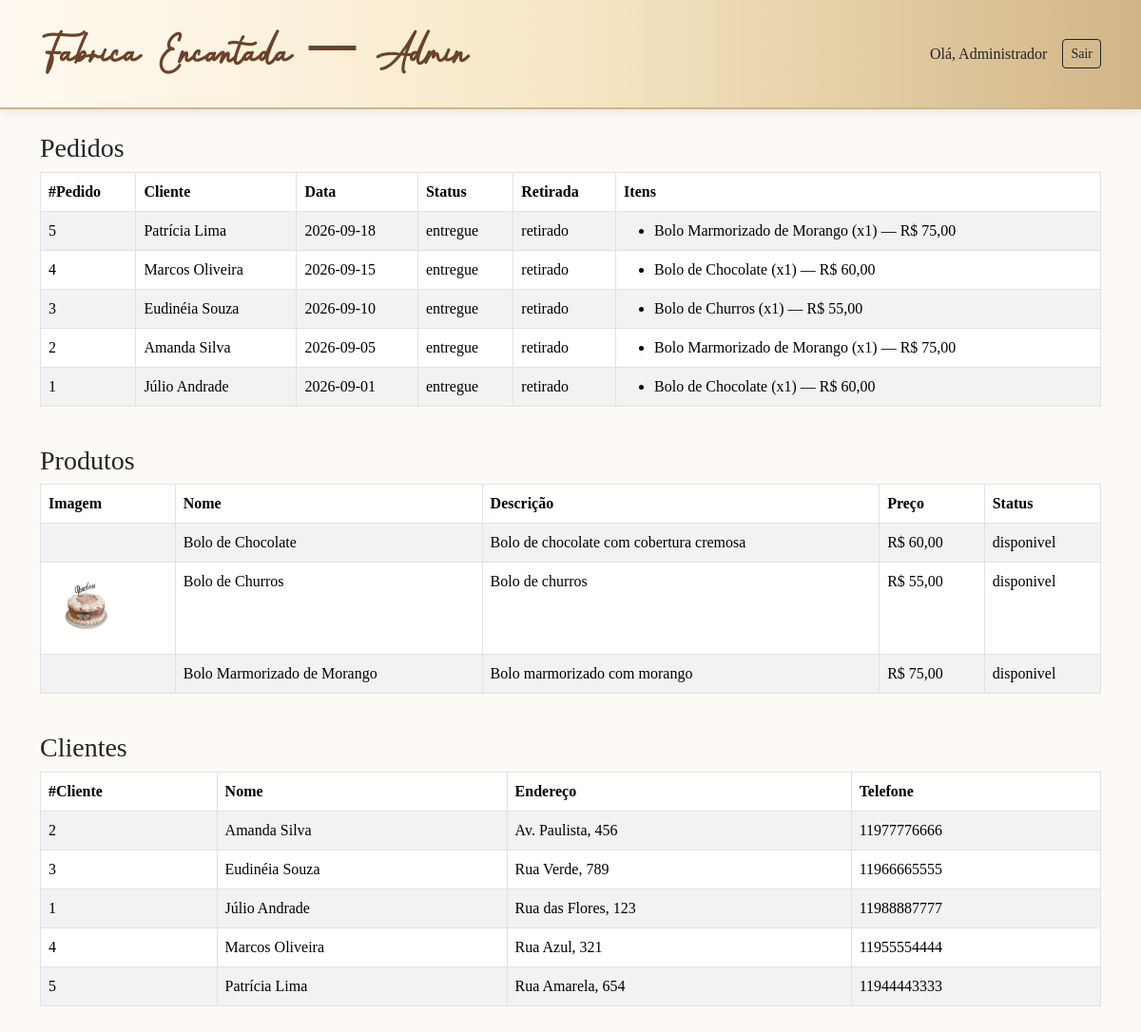
Screenshot of /pages/painel_admin.php (signed in) with the database file from the repository.
### tables this page shows
CREATE TABLE PEDIDOS (
  idPEDIDOS INTEGER UNSIGNED NOT NULL AUTO_INCREMENT,
  CLIENTES_idCLIENTES INTEGER UNSIGNED NOT NULL,
  data_PEDIDOS VARCHAR(11) NULL,
  status_PEDIDOS VARCHAR(20) NULL,
  retirada_PEDIDOS VARCHAR(45) NULL,
  PRIMARY KEY (idPEDIDOS, CLIENTES_idCLIENTES),
  INDEX PEDIDOS_FKIndex2 (CLIENTES_idCLIENTES),
  FOREIGN KEY (CLIENTES_idCLIENTES)
    REFERENCES CLIENTES (idCLIENTES)
    ON DELETE NO ACTION
    ON UPDATE NO ACTION
);

CREATE TABLE CLIENTES (
  idCLIENTES INTEGER UNSIGNED NOT NULL AUTO_INCREMENT,
  nome_Clientes VARCHAR(50) NOT NULL,
  endereco_Clientes VARCHAR(45) NULL,
  telefone_Clientes VARCHAR(11) NULL,
  senha_Clientes VARCHAR(255) NOT NULL,
  PRIMARY KEY (idCLIENTES)
);

CREATE TABLE ITENS_PEDIDOS (
  PEDIDOS_idPEDIDOS INTEGER UNSIGNED NOT NULL,
  PRODUTOS_idPRODUTOS INTEGER UNSIGNED NOT NULL,
  PEDIDOS_CLIENTES_idCLIENTES INTEGER UNSIGNED NOT NULL,
  quantidade_PRODUTOS INTEGER UNSIGNED NULL,
  PRIMARY KEY (PEDIDOS_idPEDIDOS, PRODUTOS_idPRODUTOS, PEDIDOS_CLIENTES_idCLIENTES),
  INDEX PEDIDOS_has_PRODUTOS_FKIndex1 (PEDIDOS_idPEDIDOS, PEDIDOS_CLIENTES_idCLIENTES),
  INDEX PEDIDOS_has_PRODUTOS_FKIndex2 (PRODUTOS_idPRODUTOS),
  FOREIGN KEY (PEDIDOS_idPEDIDOS, PEDIDOS_CLIENTES_idCLIENTES)
    REFERENCES PEDIDOS (idPEDIDOS, CLIENTES_idCLIENTES)
    ON DELETE NO ACTION
    ON UPDATE NO ACTION,
  FOREIGN KEY (PRODUTOS_idPRODUTOS)
    REFERENCES PRODUTOS (idPRODUTOS)
    ON DELETE NO ACTION
    ON UPDATE NO ACTION
);

CREATE TABLE PRODUTOS (
  idPRODUTOS INTEGER UNSIGNED NOT NULL AUTO_INCREMENT,
  IMAGENS_idIMAGENS INTEGER UNSIGNED NOT NULL,
  nome_PRODUTOS VARCHAR(100) NULL,
  descricao_PRODUTOS VARCHAR(255) NULL,
  preco_PRODUTOS INTEGER UNSIGNED NULL,
  status_PRODUTOS VARCHAR(13) NULL,
  foto_PRODUTOS VARCHAR(255) NULL,
  PRIMARY KEY (idPRODUTOS),
  INDEX PRODUTOS_FKIndex1 (IMAGENS_idIMAGENS),
  FOREIGN KEY (IMAGENS_idIMAGENS)
    REFERENCES IMAGENS (idIMAGENS)
    ON DELETE NO ACTION
    ON UPDATE NO ACTION
);

CREATE TABLE IMAGENS (
  idIMAGENS INTEGER UNSIGNED NOT NULL AUTO_INCREMENT,
  url_IMAGENS VARCHAR(255) NULL,
  PRIMARY KEY (idIMAGENS)
);

### form/consultas_admin.php (called while the page is built, shortened)
<?php
function listarPedidos(mysqli $mysqli): array
{
    $sql = "SELECT
                p.idPEDIDOS,
                p.CLIENTES_idCLIENTES,
                p.data_PEDIDOS,
                p.status_PEDIDOS,
                p.retirada_PEDIDOS,
                c.nome_Clientes
            FROM PEDIDOS p
            JOIN CLIENTES c ON c.idCLIENTES = p.CLIENTES_idCLIENTES
            ORDER BY p.data_PEDIDOS DESC, p.idPEDIDOS DESC";
    $res = $mysqli->query($sql);
    return $res ? $res->fetch_all(MYSQLI_ASSOC) : [];
}
function listarItensDoPedido(mysqli $mysqli, int $idPedido, int $idCliente): array
{
    $sql = "SELECT
                ip.PRODUTOS_idPRODUTOS,
                ip.quantidade_PRODUTOS,
                pr.nome_PRODUTOS,
                pr.preco_PRODUTOS
            FROM ITENS_PEDIDOS ip
            JOIN PRODUTOS pr ON pr.idPRODUTOS = ip.PRODUTOS_idPRODUTOS
            WHERE ip.PEDIDOS_idPEDIDOS = ?
              AND ip.PEDIDOS_CLIENTES_idCLIENTES = ?";
    $stmt = $mysqli->prepare($sql);
    $stmt->bind_param('ii', $idPedido, $idCliente);
    $stmt->execute();
    $res = $stmt->get_result();
    $itens = $res ? $res->fetch_all(MYSQLI_ASSOC) : [];
    return $itens;
}
function listarProdutos(mysqli $mysqli): array
{
    $sql = "SELECT
                pr.idPRODUTOS,
                pr.nome_PRODUTOS,
                pr.descricao_PRODUTOS,
                pr.preco_PRODUTOS,
                pr.status_PRODUTOS,
                i.url_IMAGENS
            FROM PRODUTOS pr
            JOIN IMAGENS i ON i.idIMAGENS = pr.IMAGENS_idIMAGENS
            ORDER BY pr.nome_PRODUTOS";
    $res = $mysqli->query($sql);
    return $res ? $res->fetch_all(MYSQLI_ASSOC) : [];
}
function listarClientes(mysqli $mysqli): array
{
    $sql = "SELECT
                idCLIENTES,
                nome_Clientes,
                endereco_Clientes,
                telefone_Clientes
            FROM CLIENTES
            ORDER BY nome_Clientes";
    $res = $mysqli->query($sql);
    return $res ? $res->fetch_all(MYSQLI_ASSOC) : [];
}

### pages/painel_admin.php (the view, shortened to what this page needs)
<?php
require_once __DIR__ . '/../form/avaliacoes.php';
require_once __DIR__ . '/../form/consultas_admin.php';
$mysqli = conectar();
$pedidos  = listarPedidos($mysqli);
$produtos = listarProdutos($mysqli);
$clientes = listarClientes($mysqli);
?>
<!doctype html>
<html lang="pt-br">
  <head>
    <link href="https://cdn.jsdelivr.net/npm/bootstrap@5.3.8/dist/css/bootstrap.min.css" rel="stylesheet">
    <link rel="stylesheet" href="../css/stylehome.css">
  </head>
  <body>
    <nav class="navbar navbar-expand-lg nav-premium">
      <div class="container">
        <a class="navbar-brand nome-empresa" href="home.html">Fábrica Encantada — Admin</a>
        <div class="ms-auto d-flex align-items-center gap-3">
          <span class="text-dark">Olá, <?= htmlspecialchars($_SESSION['usuario_nome'] ?? 'Administrador') ?></span>
          <a class="btn btn-sm btn-outline-dark" href="logout.php">Sair</a>
        </div>
      </div>
    </nav>
    <br/>
    <div class="container">
      <h3>Pedidos</h3>
      <table class="table table-striped table-bordered">
        <thead>
          <tr>
            <th>#Pedido</th>
            <th>Cliente</th>
            <th>Data</th>
            <th>Status</th>
            <th>Retirada</th>
            <th>Itens</th>
          </tr>
        </thead>
        <tbody>
          <?php if (count($pedidos) === 0): ?>
            <tr><td colspan="6" class="text-center">Nenhum pedido cadastrado.</td></tr>
          <?php else: ?>
            <?php foreach ($pedidos as $pedido): ?>
              <?php $itens = listarItensDoPedido($mysqli, (int) $pedido['idPEDIDOS'], (int) $pedido['CLIENTES_idCLIENTES']); ?>
              <tr>
                <td><?= (int) $pedido['idPEDIDOS'] ?></td>
                <td><?= htmlspecialchars($pedido['nome_Clientes']) ?></td>
                <td><?= htmlspecialchars($pedido['data_PEDIDOS']) ?></td>
                <td><?= htmlspecialchars($pedido['status_PEDIDOS']) ?></td>
                <td><?= htmlspecialchars($pedido['retirada_PEDIDOS']) ?></td>
                <td>
                  <ul class="mb-0">
                    <?php foreach ($itens as $item): ?>
                      <li>
                        <?= htmlspecialchars($item['nome_PRODUTOS']) ?>
                        (x<?= (int) $item['quantidade_PRODUTOS'] ?>)
                        — R$ <?= number_format((float) $item['preco_PRODUTOS'], 2, ',', '.') ?>
                      </li>
                    <?php endforeach; ?>
                  </ul>
                </td>
              </tr>
            <?php endforeach; ?>
          <?php endif; ?>
        </tbody>
      </table>
      <br/>
      <h3>Produtos</h3>
      <table class="table table-striped table-bordered">
        <thead>
          <tr>
            <th>Imagem</th>
            <th>Nome</th>
            <th>Descrição</th>
            <th>Preço</th>
            <th>Status</th>
          </tr>
        </thead>
        <tbody>
          <?php if (count($produtos) === 0): ?>
            <tr><td colspan="5" class="text-center">Nenhum produto cadastrado.</td></tr>
          <?php else: ?>
            <?php foreach ($produtos as $produto): ?>
              <tr>
                <td><?php $img = basename((string) $produto['url_IMAGENS']); ?><img src="../img/<?= htmlspecialchars($img) ?>" alt="" style="max-width:80px;"></td>
                <td><?= htmlspecialchars($produto['nome_PRODUTOS']) ?></td>
                <td><?= htmlspecialchars($produto['descricao_PRODUTOS']) ?></td>
                <td>R$ <?= number_format((float) $produto['preco_PRODUTOS'], 2, ',', '.') ?></td>
                <td><?= htmlspecialchars($produto['status_PRODUTOS']) ?></td>
              </tr>
            <?php endforeach; ?>
          <?php endif; ?>
        </tbody>
      </table>
      <br/>
      <h3>Clientes</h3>
      <table class="table table-striped table-bordered">
        <thead>
          <tr>
            <th>#Cliente</th>
            <th>Nome</th>
            <th>Endereço</th>
            <th>Telefone</th>
          </tr>
        </thead>
        <tbody>
          <?php if (count($clientes) === 0): ?>
            <tr><td colspan="4" class="text-center">Nenhum cliente cadastrado.</td></tr>
          <?php else: ?>
            <?php foreach ($clientes as $cliente): ?>
              <tr>
                <td><?= (int) $cliente['idCLIENTES'] ?></td>
                <td><?= htmlspecialchars($cliente['nome_Clientes']) ?></td>
                <td><?= htmlspecialchars($cliente['endereco_Clientes'] ?? '') ?></td>
                <td><?= htmlspecialchars($cliente['telefone_Clientes'] ?? '') ?></td>
              </tr>
            <?php endforeach; ?>
          <?php endif; ?>
        </tbody>
      </table>
    </div>
    <br/><br/>
  </body>
</html>

### css/stylehome.css (style rules this page uses)
.nav-premium { background: linear-gradient( 90deg, #fffaf1 0%, #f7e7c6 50%, #d1b586 100% ); border-bottom: 2px solid #d1b586; box-shadow: 0 4px 10px rgba(0,0,0,0.08); padding: 14px 30px; }
.nav-premium .navbar-brand { color: #6b4328; font-weight: 700; text-shadow: 0 1px 2px rgba(255,255,255,0.20); }
.navbar { background-color: #d1b586; }
body { background-color: #fdfaf5; font-family: 'Times New Roman', Times, serif; }
.nome-empresa { font-size: 50px; font-family: 'Brittany', sans-serif; color: #fffaf1; }

### rows the page displays
pedidos: idPEDIDOS "5", CLIENTES_idCLIENTES.nome_Clientes "Patrícia Lima", data_PEDIDOS "2026-09-18", status_PEDIDOS "entregue", retirada_PEDIDOS "retirado"
itens_pedidos: PRODUTOS_idPRODUTOS.nome_PRODUTOS "Bolo Marmorizado de Morango", quantidade_PRODUTOS "1", PRODUTOS_idPRODUTOS.preco_PRODUTOS "75,00"
pedidos: idPEDIDOS "4", CLIENTES_idCLIENTES.nome_Clientes "Marcos Oliveira", data_PEDIDOS "2026-09-15", status_PEDIDOS "entregue", retirada_PEDIDOS "retirado"
itens_pedidos: PRODUTOS_idPRODUTOS.nome_PRODUTOS "Bolo de Chocolate", quantidade_PRODUTOS "1", PRODUTOS_idPRODUTOS.preco_PRODUTOS "60,00"
pedidos: idPEDIDOS "3", CLIENTES_idCLIENTES.nome_Clientes "Eudinéia Souza", data_PEDIDOS "2026-09-10", status_PEDIDOS "entregue", retirada_PEDIDOS "retirado"
itens_pedidos: PRODUTOS_idPRODUTOS.nome_PRODUTOS "Bolo de Churros", quantidade_PRODUTOS "1", PRODUTOS_idPRODUTOS.preco_PRODUTOS "55,00"
pedidos: idPEDIDOS "2", CLIENTES_idCLIENTES.nome_Clientes "Amanda Silva", data_PEDIDOS "2026-09-05", status_PEDIDOS "entregue", retirada_PEDIDOS "retirado"
pedidos: idPEDIDOS "1", CLIENTES_idCLIENTES.nome_Clientes "Júlio Andrade", data_PEDIDOS "2026-09-01", status_PEDIDOS "entregue", retirada_PEDIDOS "retirado"
produtos: nome_PRODUTOS "Bolo de Chocolate", descricao_PRODUTOS "Bolo de chocolate com cobertura cremosa", preco_PRODUTOS "60,00", status_PRODUTOS "disponivel"
produtos: IMAGENS_idIMAGENS.url_IMAGENS (picture), nome_PRODUTOS "Bolo de Churros", descricao_PRODUTOS "Bolo de churros", preco_PRODUTOS "55,00", status_PRODUTOS "disponivel"
produtos: nome_PRODUTOS "Bolo Marmorizado de Morango", descricao_PRODUTOS "Bolo marmorizado com morango", preco_PRODUTOS "75,00", status_PRODUTOS "disponivel"
clientes: idCLIENTES "2", nome_Clientes "Amanda Silva", endereco_Clientes "Av. Paulista, 456", telefone_Clientes "11977776666"
clientes: idCLIENTES "3", nome_Clientes "Eudinéia Souza", endereco_Clientes "Rua Verde, 789", telefone_Clientes "11966665555"
clientes: idCLIENTES "1", nome_Clientes "Júlio Andrade", endereco_Clientes "Rua das Flores, 123", telefone_Clientes "11988887777"
clientes: idCLIENTES "4", nome_Clientes "Marcos Oliveira", endereco_Clientes "Rua Azul, 321", telefone_Clientes "11955554444"
clientes: idCLIENTES "5", nome_Clientes "Patrícia Lima", endereco_Clientes "Rua Amarela, 654", telefone_Clientes "11944443333"

### other values shown
$_SESSION['usuario_nome'] "Administrador"
